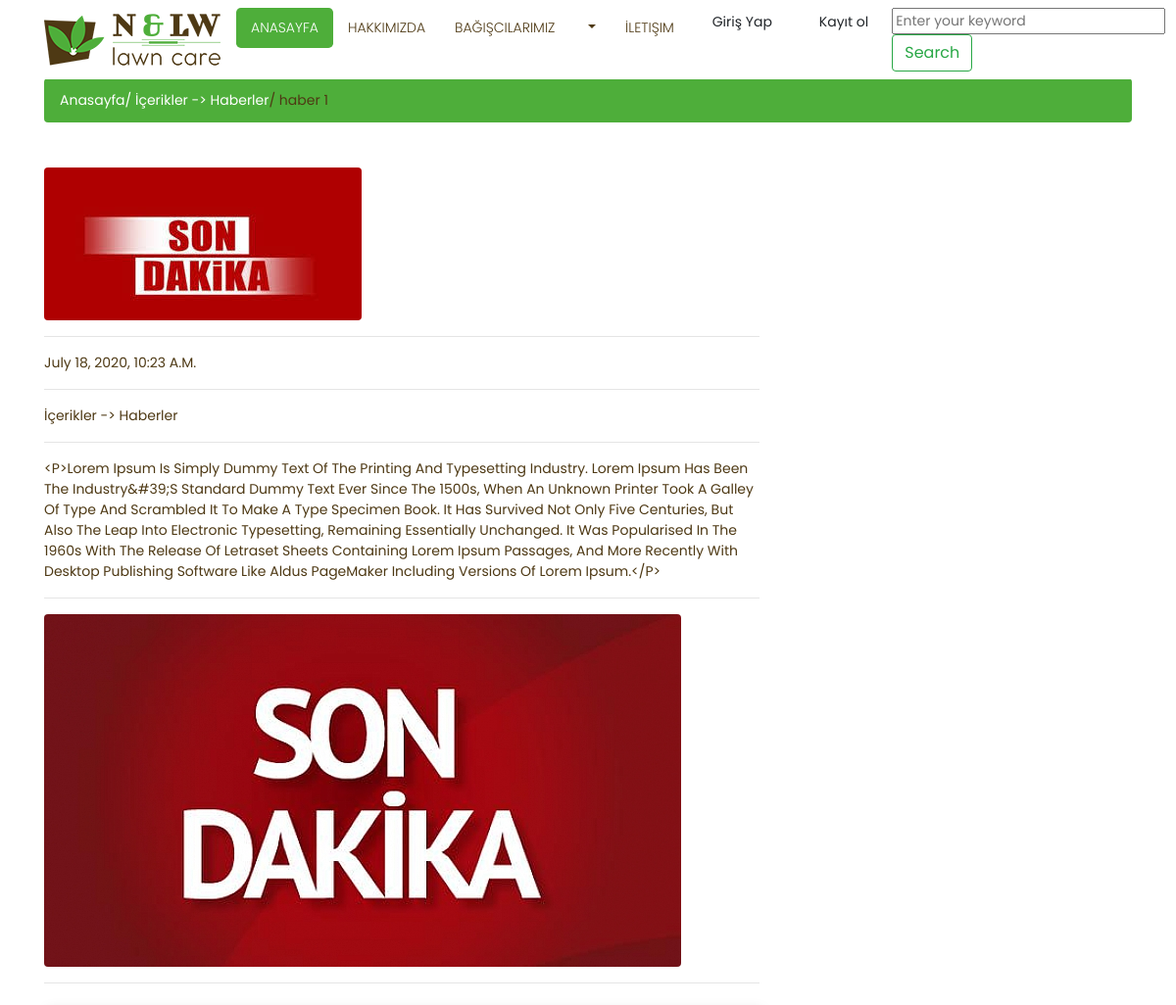
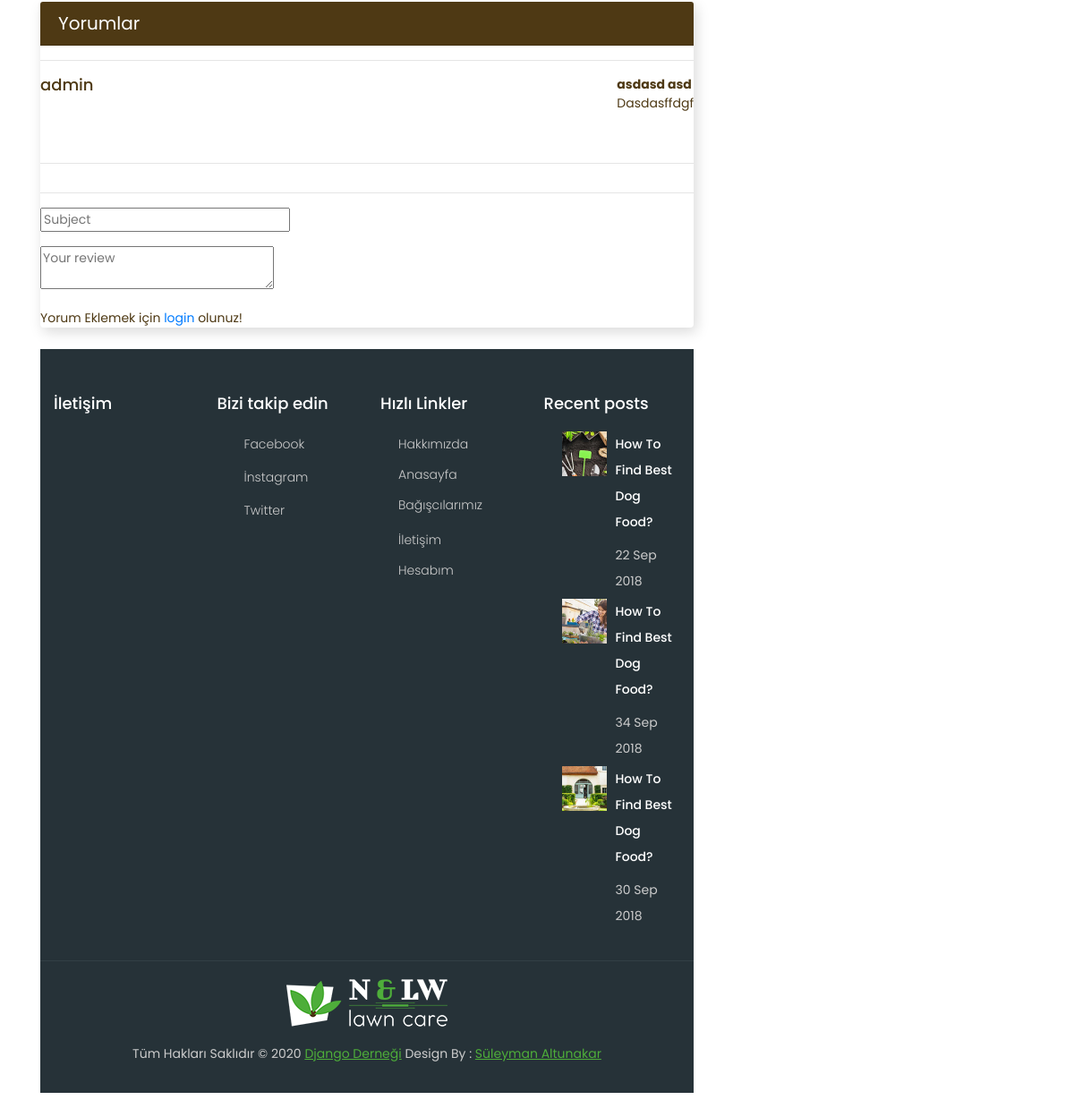
/product/1/haber-1/, run on the app's committed database (2 pictures, top to bottom).
### content/models.py (models this page shows, shortened)
class Product(models.Model):
    STATUS = (
        ('True', 'Evet'),
        ('False', 'Hayır'),
    )
    category = models.ForeignKey(Category, on_delete=models.CASCADE)
    title = models.CharField(max_length=150)
    keywords = models.CharField(max_length=255)
    description = models.CharField(max_length=255)
    image = models.ImageField(blank=True, upload_to='images/')
    detail = RichTextUploadingField()
    slug = models.SlugField(null=False, unique=True)
    status = models.CharField(max_length=10, choices=STATUS)
    create_at = models.DateTimeField(auto_now_add=True)
    update_at = models.DateTimeField(auto_now=True)

class Category(MPTTModel):
    STATUS = (
        ('True', 'Evet'),
        ('False', 'Hayır'),
    )
    title = models.CharField(max_length=30)
    description = models.CharField(max_length=255)
    keywords = models.CharField(max_length=255)
    image = models.ImageField(blank=True,upload_to='images/')
    status = models.CharField(max_length=10, choices=STATUS)
    slug = models.SlugField(null=False, unique=True)
    parent = TreeForeignKey('self',blank=True, null=True, related_name='children', on_delete=models.CASCADE)
    create_at = models.DateTimeField(auto_now_add=True)
    update_at = models.DateTimeField(auto_now=True)
    class MPTTMeta:
        order_insertion_by = ['title']
    def __str__(self):
        full_path = [self.title]
        k = self.parent
        while k is not None:
            full_path.append(k.title)
            k = k.parent
        return ' -> '.join(full_path[::-1])

class Images(models.Model):
    icerik = models.ForeignKey(Product, on_delete=models.CASCADE)
    title = models.CharField(max_length=50)
    image = models.ImageField(blank=True, upload_to='images/')

class Comment(models.Model):
    STATUS = (
        ('New', 'Yeni'),
        ('True', 'Evet'),
        ('False', 'Hayır'),
    )
    product = models.ForeignKey(Product,on_delete=models.CASCADE)
    user = models.ForeignKey(User,on_delete=models.CASCADE)
    subject = models.CharField(max_length=50,blank=True)
    comment = models.TextField(max_length=200,blank=True)
    status = models.CharField(max_length=10,choices=STATUS,default='New')
    ip = models.CharField(blank=True,max_length=20)
    create_at = models.DateTimeField(auto_now_add=True)
    update_at = models.DateTimeField(auto_now=True)

### home/views.py (the view)
# urls.py: path('product/<int:id>/<slug:slug>/', views.product_detail, name='product_detail'),
def product_detail(request,id,slug):
    category = Category.objects.all()
    product = Product.objects.get(pk=id)
    comments = Comment.objects.filter(product_id=id, status='True')
    images= Images.objects.filter(icerik_id=id)
    context = {'product': product,'category': category, 'slug': slug,'images': images,'comments': comments}
    return render(request, 'product_detail.html',context)

### home/templates/product_detail.html (shortened to what this page needs)
{% extends "Homebase.html" %}
{% block body %}
    <div class="container">
        <div class="breadcrumb-main">
            <ol class="breadcrumb">
                <li class="breadcrumb-item">
                    <a href="/">Anasayfa</a>
                </li>
                <li> <a class="breadcrumb-item active" href="/category/{{ product.category_id }}/{{ product.category.slug }}"> / {{ product.category }}</a></li>
                <li class="breadcrumb-item active"> / {{ product.title }}</li>
            </ol>
        </div>
        <div class="about-main">
            <div class="row">
                <div class="col-lg-8">
                <img class="img-fluid rounded" src="{{ product.image.url}}" alt="" />
                    <hr>
                    <p>{{ product.create_at}}</p>
                    <hr>
                    <p> {{ product.category}} </p>
                    <hr>
                    <p>{{ product.detail}}</p>
                    <hr>
                    {% for rs in images %}
                    <img class="img-fluid rounded" src="{{ rs.image.url}}" alt="" />
                    {% endfor %}
                <hr>
                <div class="blog-right-side">
				<div class="card my-4">
					<h5 class="card-header">Yorumlar</h5>
                <hr>
                <div class="media mb-4">
                    {% for rs in comments %}
            <div class="media-body">
              <h5 class="mt-0">{{ rs.user.username}}</h5>
            </div>
                        <div><b>{{ rs.subject }}</b>
                                        <p>{{ rs.comment }}</p>
                                    </div>
          </div>
{% endfor %}
                 <hr>
                 <hr>
                <div>
                                <form class="form-style-9" action="/content/addcomment/{{ product.id }}" method="post" >
                                    <div class="form-group">
                                        <input class="field-style field-split align-middle" type="text" name="subject" id="id_subject" placeholder="Subject"/>
                                    </div>
                                    <div class="form-group">
                                        <textarea class="field-style" name="comment" id="id_comment" placeholder="Your review"></textarea>
                                    </div>
                                    {% if user.id is not None %}
                                        <button class="btn-info">Send Comment</button>
                                    {% else %}
                                        Yorum Eklemek için <a href="/login">login</a>  olunuz!
                                    {% endif %}
                                </form>
                            </div>
                </div>
            </div>
{% endblock %}

### home/static/css/style.css (style rules this page uses)
body { padding-top: 54px; font-family: 'Poppins', sans-serif; font-size: 14px; color: #4e3914; }
@media (min-width: 992px) { body { padding-top: 80px; } }
.about-main { padding: 30px 0px; }
.about-main h5 { font-size: 18px; }
.about-main p { font-size: 14px; text-transform: capitalize; }
.breadcrumb-main .breadcrumb { background: #4eae3a; }
.breadcrumb-main .breadcrumb li a { color: #ffffff; }
.breadcrumb-main .breadcrumb li { color: #4e3914; }
.blog-right-side .card { box-shadow: 3px 5px 15px rgba(0,0,0, .15); border: none; }
.blog-right-side .card h5.card-header { background-color: #4e3914; color: #ffffff; font-size: 20px; font-weight: 400; }

### data on the page
Product: category "İçerikler -> Haberler", title "haber 1", image (picture), create_at "July 18, 2020, 10:23 A.m.", detail "<p>Lorem Ipsum Is Simply Dummy Text Of The Printing And Typesetting Industry. Lorem Ipsum Has Been The Industry&#39;s Standard Dummy Text Ever Since The 1500s, When An Unknown Printer Took A Galley Of Type And Scrambled It To Make A Type Specimen Book. It Has Survived Not Only Five Centuries, But Also The Leap Into Electronic Typesetting, Remaining Essentially Unchanged. It Was Popularised In The 1960s With The Release Of Letraset Sheets Containing Lorem Ipsum Passages, And More Recently With Desktop Publishing Software Like Aldus PageMaker Including Versions Of Lorem Ipsum.</P>"
Images: image (picture)
Comment: user.username "admin", subject "asdasd asd", comment "Dasdasffdgf"
